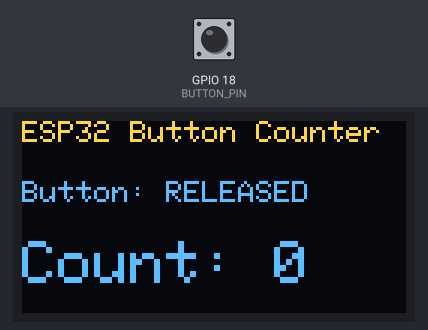
Simulated run of this program. Board: ESP32. Shown: 128×64 one-colour display. The inputs (shaded band) are chosen by the test bench; at power-on: GPIO 18 (BUTTON_PIN) HIGH. The OLED is the two-colour kind (top 16 rows yellow); what the program prints to the serial monitor is not drawn.

Above: at 1.2 s.
1.3 s: GPIO 18 (BUTTON_PIN) pulled LOW for 0.15 s
At 1.9 s:
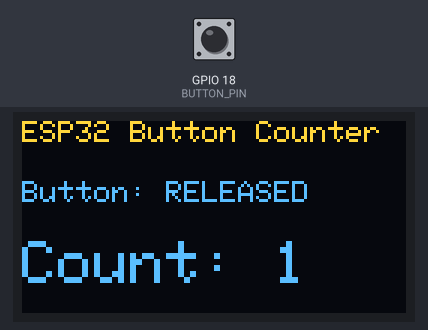
3.0 s: GPIO 18 (BUTTON_PIN) pulled LOW for 1 s
At 3.7 s:
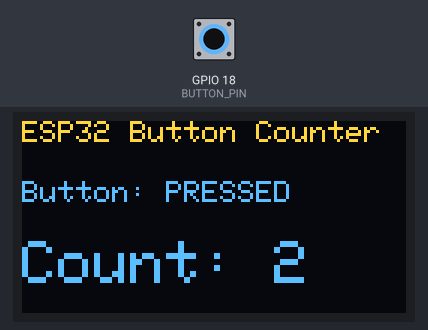
5.5 s: GPIO 18 (BUTTON_PIN) pulled LOW for 0.15 s
At 6.3 s:
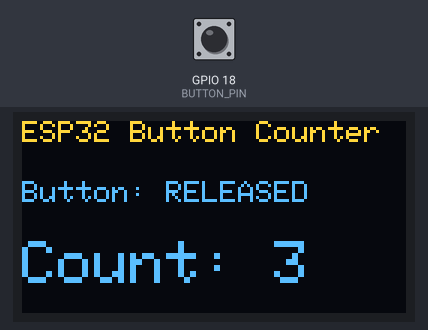
7.2 s: GPIO 18 (BUTTON_PIN) pulled LOW for 1 s
At 8.9 s:
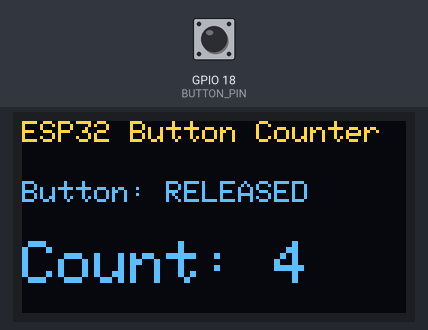
Timing chart, 0 to 10.4 s (numbered marks = the images above; inputs shaded):
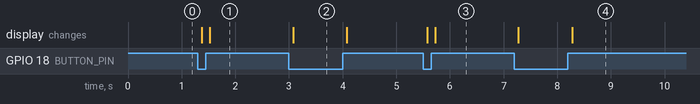

Measured:
- after the input at 1.3 s, the display: first changes after 0.08 s (image 1 shows a later state)
- after the input at 3.0 s, the display: changes after 0.08 s (image 2)
- after the input at 5.5 s, the display: first changes after 0.08 s (image 3 shows a later state)
- after the input at 7.2 s, the display: first changes after 0.08 s (image 4 shows a later state)

The program:

main.cpp
```cpp
/*
  Homework-01: ESP32 OLED status display with a debounced push button
  - OLED: SSD1306 128x64 over I2C (SDA = GPIO 21, SCL = GPIO 22, address 0x3C)
  - Button: GPIO 18 to GND, INPUT_PULLUP (pressed = LOW)
  - Debounce: non-blocking, uses millis() (no long delay)
*/

#include <Arduino.h>
#include <Wire.h>
#include <Adafruit_GFX.h>
#include <Adafruit_SSD1306.h>

// ---------- Pin and display settings ----------
const int BUTTON_PIN = 18;
const int SDA_PIN = 21;
const int SCL_PIN = 22;

const int SCREEN_WIDTH = 128;
const int SCREEN_HEIGHT = 64;
const uint8_t OLED_ADDRESS = 0x3C;

Adafruit_SSD1306 display(SCREEN_WIDTH, SCREEN_HEIGHT, &Wire, -1);

// ---------- Debounce variables ----------
const unsigned long DEBOUNCE_MS = 50;   // signal must stay the same for 50 ms

int lastReading = HIGH;                 // reading from the previous loop
int stableState = HIGH;                 // confirmed (debounced) button state
unsigned long lastChangeTime = 0;       // time when the reading last changed

unsigned int pressCount = 0;            // number of valid presses

// ---------- Draw the status screen ----------
void drawScreen() {
  display.clearDisplay();               // clear the old content in the buffer
  display.setTextColor(SSD1306_WHITE);

  display.setTextSize(1);
  display.setCursor(0, 0);
  display.println("ESP32 Button Counter");

  display.setCursor(0, 20);
  display.print("Button: ");
  display.println(stableState == LOW ? "PRESSED" : "RELEASED");

  display.setTextSize(2);
  display.setCursor(0, 40);
  display.print("Count: ");
  display.println(pressCount);

  display.display();                    // send the buffer to the OLED
}

void setup() {
  Serial.begin(115200);
  pinMode(BUTTON_PIN, INPUT_PULLUP);

  Wire.begin(SDA_PIN, SCL_PIN);
  if (!display.begin(SSD1306_SWITCHCAPVCC, OLED_ADDRESS)) {
    Serial.println("OLED not found. Check wiring and address.");
    while (true) { delay(1000); }       // stop here if the OLED is missing
  }

  drawScreen();                         // startup screen: count = 0
  Serial.println("System ready. Count = 0");
}

void loop() {
  int reading = digitalRead(BUTTON_PIN);

  // Step 1: if the reading changed (maybe bounce), restart the timer
  if (reading != lastReading) {
    lastChangeTime = millis();
    lastReading = reading;
  }

  // Step 2: has the reading stayed the same for DEBOUNCE_MS?
  if ((millis() - lastChangeTime) >= DEBOUNCE_MS) {

    // Step 3: is it different from the confirmed state? Then it is a real change
    if (reading != stableState) {
      stableState = reading;

      // Step 4: count only when the button becomes PRESSED (LOW)
      if (stableState == LOW) {
        pressCount++;
        Serial.print("Accepted press. Count = ");
        Serial.println(pressCount);
      } else {
        Serial.println("Button released");
      }

      drawScreen();                     // update the OLED only when something changed
    }
  }
}
```
